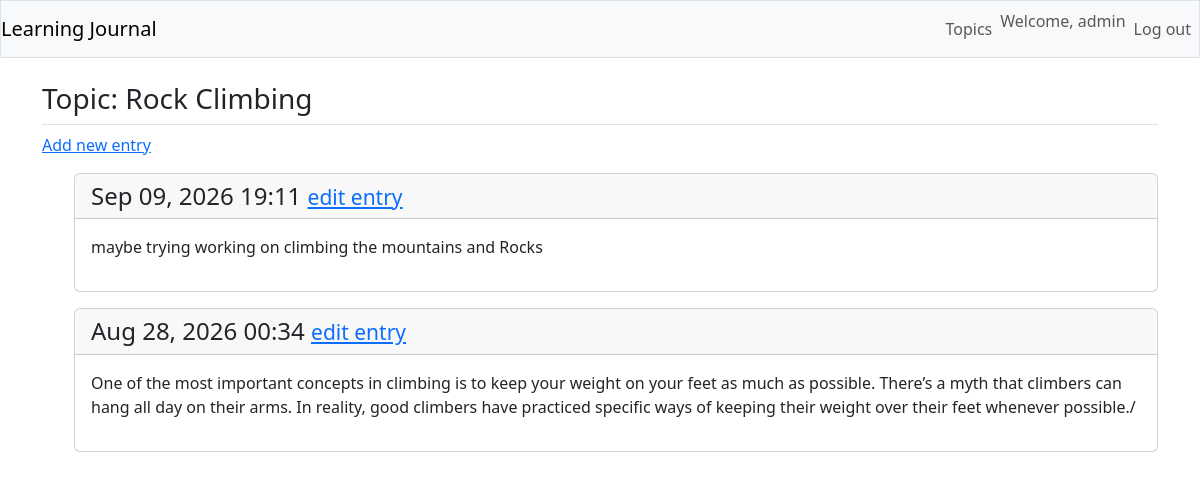
The page /topics/2/ (signed in) on the database its author committed.
### mypett/models.py (models this page shows, shortened)
class Topic(models.Model):
    text = models.CharField(max_length=200)
    date_added = models.DateTimeField(auto_now_add=True)
    owner = models.ForeignKey(User, on_delete=models.CASCADE)

class Entry(models.Model):
    topic = models.ForeignKey(Topic, on_delete=models.CASCADE)
    text = models.TextField()
    date_added = models.DateTimeField(auto_now_add=True)
    class Meta:
        verbose_name_plural = "entries"

### mypett/views.py (the view)
# urls.py: path("topics/<int:topic_id>/", views.topic, name="topic"),
@login_required
def topic(request, topic_id):
    topic = Topic.objects.get(id=topic_id)
    if topic.owner != request.user:
        raise Http404
    entries = topic.entry_set.order_by("-date_added")
    context = {"topic": topic, "entries": entries}
    return render(request, "mypett/topic.html", context)

### mypett/templates/mypett/topic.html
{% extends "mypett/base.html" %}
{% block page_header %}
<h3>Topic: {{ topic.text }}</h3>
{% endblock page_header %}
{% block content %}
<p>
  <a href="{% url 'mypett:new_entry' topic.id %}">Add new entry</a>
</p>
<ul>
  {% for entry in entries %}
  <div class="card mb-3">
   <h4 class="card-header">
    {{entry.date_added| date:'M d, Y H:i'}}
    <small>
      <a href="{% url 'mypett:edit_entry' entry.id %}">edit entry</a>
    </small>
   </h4>
   <div class="card-body">
     {{ entry.text|linebreaks }}
   </div>
  </div>
   {% empty %}
  <p>There are no entries for this topic yet.</p>
  {% endfor %}
{% endblock content %}

### mypett/templates/mypett/base.html (shortened to what this page needs)
{% load django_bootstrap5 %}
<!DOCTYPE html>
<html lang="en">
  <head>
    {% bootstrap_css %} {% bootstrap_javascript %}
  </head>
  <body>
    <nav class="navbar navbar-expand-md navbar-light bg-light mb-4 border">
      <a class="navbar-brand" href="{% url 'mypett:index' %}">
        Learning Journal
      </a>
      <div class="collapse navbar-collapse" id="navbarCollapse">
        <ul class="navbar-nav ms-auto">
          <li class="nav-item">
            <a class="nav-link" href="{% url 'mypett:topics' %}">Topics</a>
          </li>
        </ul>
        <ul class="navbar-nav ml-auto">
          {% if user.is_authenticated %}
          <li class="nav-item">
            <span class="navbar-text">Welcome, {{user.username}} </span>
          </li>
          <li class="nav-item">
            <form action="{% url 'users:logout' %}" method="post">
              <button class="nav-link btn btn-link" type="submit">
                Log out
              </button>
            </form>
          </li>
          {% endif %}
        </ul>
      </div>
    </nav>
    <main role="main" class="container">
      <div class="pd-2 mb-2 border-bottom">
        {% block page_header %}{% endblock page_header %}
      </div>
      <div>{% block content%} {% endblock content %}</div>
    </main>
  </body>
</html>

### rows shown on the page
Topic: text "Rock Climbing"
Entry: date_added "Sep 09, 2026 19:11", text "maybe trying working on climbing the mountains and Rocks"
Entry: date_added "Aug 28, 2026 00:34", text "One of the most important concepts in climbing is to keep your weight on your feet as much as possible. There’s a myth that climbers can hang all day on their arms. In reality, good climbers have practiced speciﬁc ways of keeping their weight over their feet whenever possible./"

### other values the page prints
{{ user.username }} "admin"
